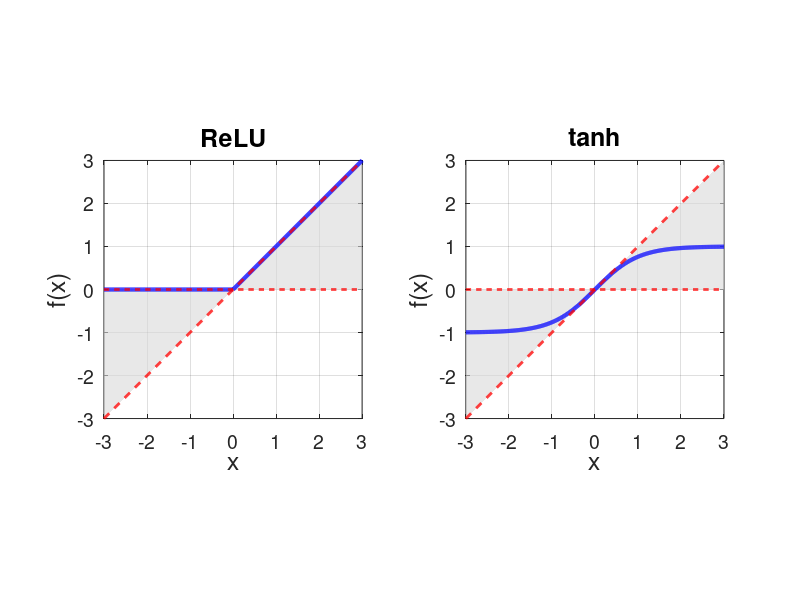

MATLAB code for this plot:
%% FIG_ACTIVATION_SECTORS
%  Figure 2 of the paper: the ReLU and tanh activation functions, each
%  bounded within the sector [0, 1] (delimited by y = 0 and y = x).

clc; clear; close all;

x  = -3:0.01:3;
lo = zeros(size(x));   % lower sector edge y = 0
hi = x;                % upper sector edge y = x

figure('Name', 'Activation sectors', 'Color', 'w');

% --- ReLU --------------------------------------------------------------
subplot(1, 2, 1); hold on; grid on; box on
fill([x fliplr(x)], [max(hi,lo) fliplr(min(hi,lo))], [0.85 0.85 0.85], ...
     'EdgeColor', 'none', 'FaceAlpha', 0.6);   % sector cone
plot(x, max(x, 0), 'b',  'LineWidth', 3);      % ReLU
plot(x, hi, 'r--', 'LineWidth', 2);            % y = x
plot(x, lo, 'r--', 'LineWidth', 2);            % y = 0
axis([-3 3 -3 3]); axis square
set(gca, 'FontSize', 14);
xlabel('x', 'FontSize', 18); ylabel('f(x)', 'FontSize', 18);
title('ReLU', 'FontSize', 18);

% --- tanh --------------------------------------------------------------
subplot(1, 2, 2); hold on; grid on; box on
fill([x fliplr(x)], [max(hi,lo) fliplr(min(hi,lo))], [0.85 0.85 0.85], ...
     'EdgeColor', 'none', 'FaceAlpha', 0.6);
plot(x, tanh(x), 'b',  'LineWidth', 3);        % tanh
plot(x, hi, 'r--', 'LineWidth', 2);
plot(x, lo, 'r--', 'LineWidth', 2);
axis([-3 3 -3 3]); axis square
set(gca, 'FontSize', 14);
xlabel('x', 'FontSize', 18); ylabel('f(x)', 'FontSize', 18);
title('tanh', 'FontSize', 18);
